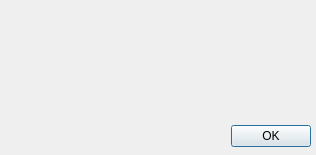
<?xml version="1.0" encoding="UTF-8"?>
<ui version="4.0">
 <class>Dialog</class>
 <widget class="QDialog" name="Dialog">
  <property name="geometry">
   <rect>
    <x>0</x>
    <y>0</y>
    <width>316</width>
    <height>155</height>
   </rect>
  </property>
  <property name="windowTitle">
   <string>Error</string>
  </property>
  <widget class="QDialogButtonBox" name="buttonBox">
   <property name="geometry">
    <rect>
     <x>10</x>
     <y>120</y>
     <width>301</width>
     <height>32</height>
    </rect>
   </property>
   <property name="orientation">
    <enum>Qt::Horizontal</enum>
   </property>
   <property name="standardButtons">
    <set>QDialogButtonBox::Ok</set>
   </property>
  </widget>
  <widget class="QLabel" name="lbl_error">
   <property name="geometry">
    <rect>
     <x>20</x>
     <y>20</y>
     <width>281</width>
     <height>91</height>
    </rect>
   </property>
   <property name="text">
    <string/>
   </property>
  </widget>
 </widget>
 <resources/>
 <connections>
  <connection>
   <sender>buttonBox</sender>
   <signal>accepted()</signal>
   <receiver>Dialog</receiver>
   <slot>accept()</slot>
   <hints>
    <hint type="sourcelabel">
     <x>248</x>
     <y>254</y>
    </hint>
    <hint type="destinationlabel">
     <x>157</x>
     <y>274</y>
    </hint>
   </hints>
  </connection>
  <connection>
   <sender>buttonBox</sender>
   <signal>rejected()</signal>
   <receiver>Dialog</receiver>
   <slot>reject()</slot>
   <hints>
    <hint type="sourcelabel">
     <x>316</x>
     <y>260</y>
    </hint>
    <hint type="destinationlabel">
     <x>286</x>
     <y>274</y>
    </hint>
   </hints>
  </connection>
 </connections>
</ui>
